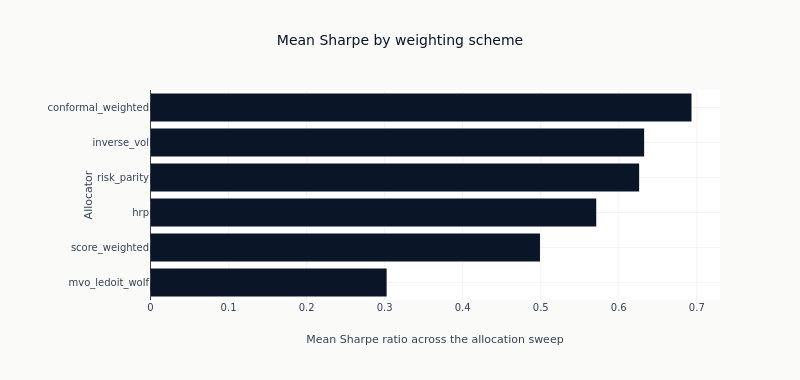

Notebook code for this chart:
### Code cell
ordered = alloc_comparison.sort("avg_sharpe")
fig = go.Figure(
    go.Bar(
        x=ordered["avg_sharpe"].to_list(),
        y=ordered["allocator"].to_list(),
        orientation="h",
        marker_color=COLORS["blue"],
        showlegend=False,
    )
)
fig.add_vline(x=0, line_width=1, line_dash="dash", line_color=COLORS["neutral"])
fig.update_xaxes(title_text="Mean Sharpe ratio across the allocation sweep")
fig.update_yaxes(title_text="Allocator")
fig.update_layout(
    title="Mean Sharpe by weighting scheme",
    height=380,
    width=800,
    # The left margin is explicit because the allocator names are the y tick labels and the
    # longest of them ran off the canvas: the rendered PNG read "ormal_weighted" and
    # "score_weighted". Plotly sizes the default margin before it lays the labels out.
    margin=dict(t=90, l=150),
)
_span = ordered["avg_sharpe"]
show_plotly_with_alt(
    fig,
    "Horizontal bar chart of mean Sharpe by weighting scheme, one bar per allocator, over the "
    "allocation backtests for the prediction sets this sweep advanced, ordered by that mean, "
    "with a dashed line at zero.",
)

### Figure 1 — Plotly figure (JSON) as saved in the notebook; plotly's stock layout.template omitted (floating-point values rounded to 4 significant figures)
{"data": [{"marker": {"color": "#0a1628"}, "orientation": "h", "showlegend": false, "type": "bar", "x": [0.3026, 0.4991, 0.5712, 0.6261, 0.6325, 0.6932], "y": ["mvo_ledoit_wolf", "score_weighted", "hrp", "risk_parity", "inverse_vol", "conformal_weighted"]}], "layout": {"height": 380, "margin": {"l": 150, "t": 90}, "shapes": [{"line": {"color": "#334155", "dash": "dash", "width": 1}, "type": "line", "x0": 0, "x1": 0, "xref": "x", "y0": 0, "y1": 1, "yref": "y domain"}], "title": {"text": "Mean Sharpe by weighting scheme"}, "width": 800, "xaxis": {"title": {"text": "Mean Sharpe ratio across the allocation sweep"}}, "yaxis": {"title": {"text": "Allocator"}}}}
